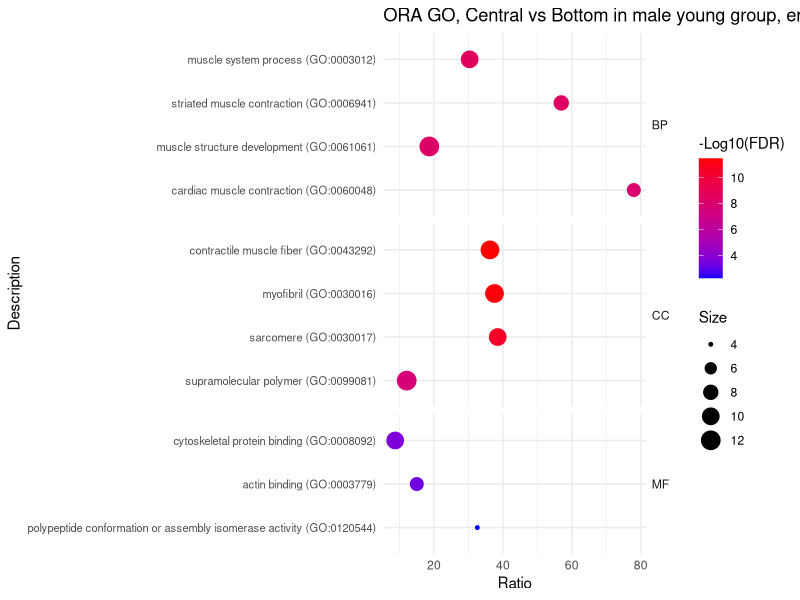
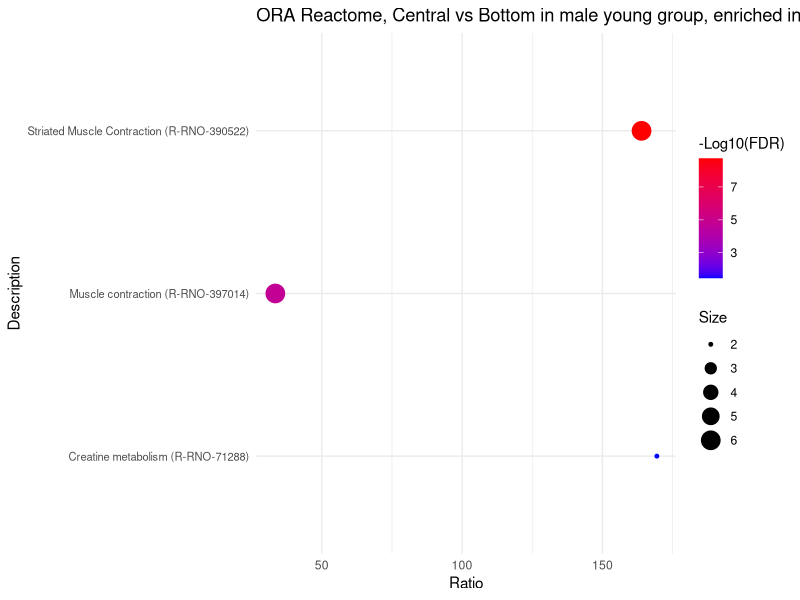
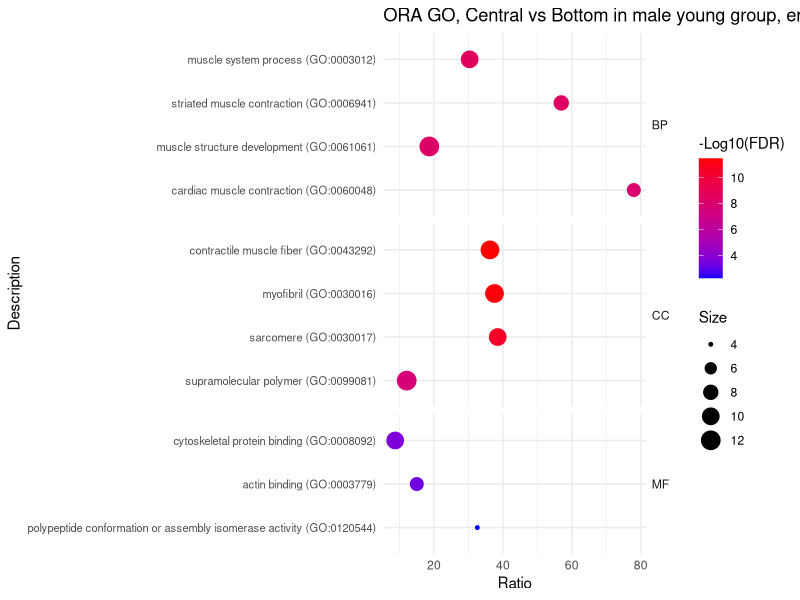
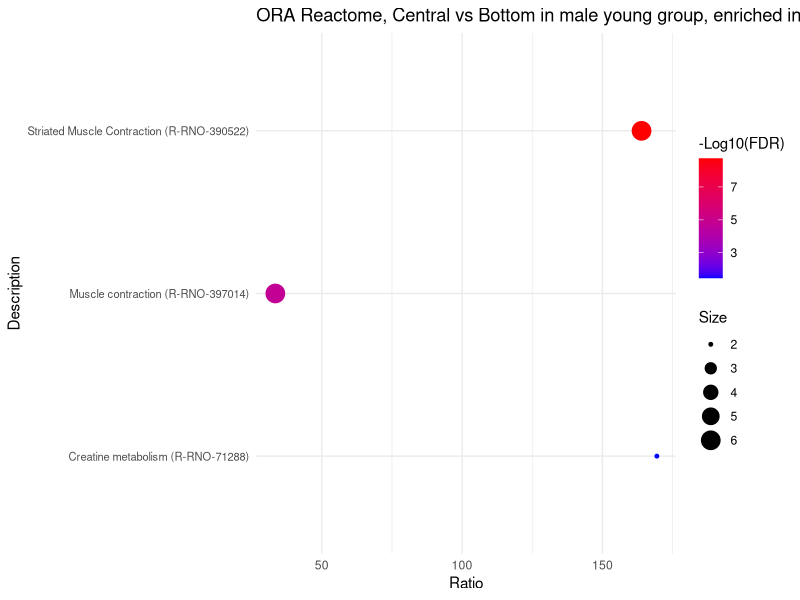

The R source for these figures, in order:
# =============================================================================
# Script 7 (ORA region vs region): ORA dot plots, Central vs Bottom,
#   male young (7w) rats (multiple-factor model)
# =============================================================================
#
# Purpose:
#   Plot selected over-representation analysis (ORA) results for the proteins
#   higher in the central region than in the bottom region within male
#   young rats. This script only draws figures; the ORA was run in PANTHER
#   (Overrepresentation Test, Fisher's exact test, FDR correction; reference
#   list: all Rattus norvegicus genes).
#
# ORA input (not stored in this folder):
#   28 UniProt IDs = Script_6 region DEPs (Bottom - Central, male young:
#   FDR < 0.05, estimate < 0 and |log2 FC| > log2(1.5)), i.e. higher in
#   Central. They were submitted to PANTHER; the complete PANTHER output is
#   not kept here, only the selected terms below.
#
# Input (in this folder):
#   - Central_vs_Bottom_Male_Young_ORA_selected.xlsx
#       Selected significant terms; sheets used: "GO" (BP / CC / MF terms with
#       a GO column for faceting) and "Reactome". Columns: Description,
#       REFLIST, Size, Expect, over/under, Ratio (fold enrichment), P value,
#       FDR, Log10(FDR).
#       Note: the "Log10(FDR)" column contains -log10(FDR) (positive; larger =
#       more significant); the legends are labelled "-Log10(FDR)".
#
# Outputs (written to this folder):
#   - Central vs Bottom in male young group summary ORA.pdf
#       2 pages: GO dot plot (faceted by BP / CC / MF), Reactome dot plot.
#   - ORA plot.RData
#       Workspace with the plot objects p1, p2.
#
# Plot layout: x = Ratio (fold enrichment), y = term, point color =
#   -log10(FDR), point size = Size (input proteins in the term). Terms are
#   sorted by -log10(FDR), so the most significant one is at the top.
#
# Run in RStudio: setwd() below requires an interactive RStudio session.
# =============================================================================

# Set the working directory to this script's folder (RStudio only).
setwd(dirname(rstudioapi::getSourceEditorContext()$path))

# Load required packages.
# readxl: read_excel(); dplyr: arrange() / group_by() / mutate();
# ggplot2: dot plots.
library(readxl)
library(dplyr)
library(ggplot2)

## ORA example ----------------------------------------------------------------
# GO terms enriched in proteins higher in central than bottom, male young (n = 28 input proteins).

up <- read_excel("Central_vs_Bottom_Male_Young_ORA_selected.xlsx", sheet = "GO")

up <- up %>%
  group_by(GO) %>%
  arrange(`Log10(FDR)`, .by_group = TRUE) %>%
  ungroup() %>%
  mutate(Description = factor(Description, levels = unique(Description)))

# Create the plot
p1 <- ggplot(up, aes(x = Ratio, y = Description, color = `Log10(FDR)`, size = Size)) +
  geom_point() + 
  scale_colour_gradient(low = "blue", high = "red",
                        space = "Lab", na.value = "grey50", guide = "colourbar",
                        aesthetics = "colour") +
  ggtitle("ORA GO, Central vs Bottom in male young group, enriched in the central group") +
  # Facet by GO category (BP / CC / MF) to create separate clusters
  facet_grid(GO ~ ., scales = "free_y", space = "free_y") +
  labs(colour = "-Log10(FDR)") + # Legend title (column holds -log10(FDR))
  theme_minimal() +
  theme(axis.text.y = element_text(size = 8), # Adjust text size for readability
        strip.text.y = element_text(angle = 0, hjust = 0)) # Keep facet labels horizontal

print(p1)


## reactome -------
## up in central -------

up <- read_excel("Central_vs_Bottom_Male_Young_ORA_selected.xlsx", sheet = "Reactome")

# Sort terms by increasing -log10(FDR); ggplot draws the last factor level at
# the top, so the most significant term appears at the top of the plot.
up <- up %>%
  arrange((abs(`Log10(FDR)`))) %>%
  mutate(Description = factor(Description, levels = unique(Description)))

# Create the plot
p2 <- ggplot(up, aes(x = Ratio, y = Description, color = `Log10(FDR)`, size = Size)) +
  geom_point() +
  scale_colour_gradient(low = "blue", high = "red",
                        space = "Lab", na.value = "grey50", guide = "colourbar",
                        aesthetics = "colour") +
  ggtitle("ORA Reactome, Central vs Bottom in male young group, enriched in the central group") +
  labs(colour = "-Log10(FDR)") + # Legend title (column holds -log10(FDR))
  theme_minimal() +
  theme(axis.text.y = element_text(size = 8)) # Adjust text size for readability

# Print the plot
print(p2)


pdf("Central vs Bottom in male young group summary ORA.pdf", width = 11, height = 8.5)
print(p1)
print(p2)
dev.off()


# Save the current workspace (plot objects p1, p2).
save.image("ORA plot.RData")
